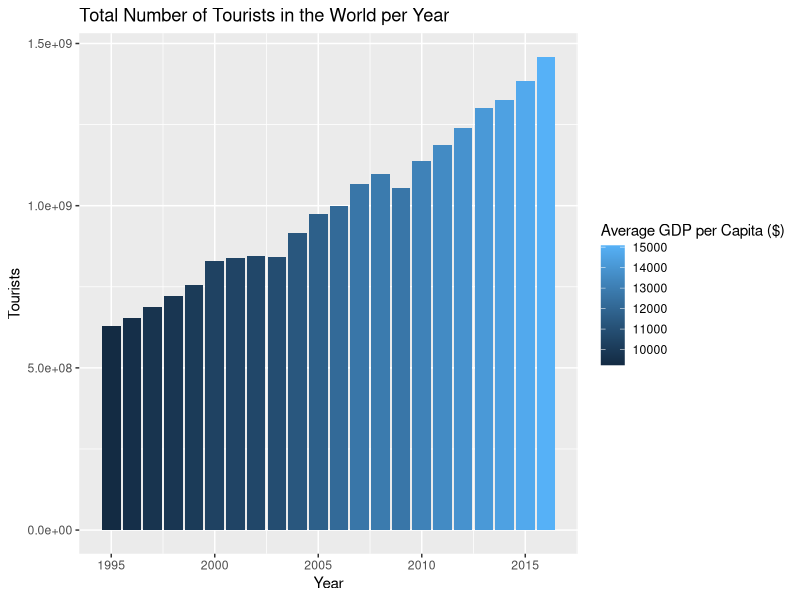

Write the R code that produced this figure.
#Chart 3
#Load libraries
library("dplyr")
library("ggplot2")

#Load data
tourists_vs_gdp <- read.csv("./data/tourists-vs-gdp.csv",
                            stringsAsFactors = FALSE)

#Narrowing data down to "World" data 1995-2016
world_tourists_vs_gdp <- tourists_vs_gdp %>%
  filter(Entity == "World") %>%
  slice(6:27) %>%
  select(-Entity) %>%
  select(-Code) %>%
  select(-X)

#Creating plot 
chart_3 <- ggplot(data = world_tourists_vs_gdp) +
  geom_col(mapping = aes(x = Year, y = Tourists,
                           fill = GDP.per.capita)) +
  labs(title = "Total Number of Tourists in the World per Year",
       fill = "Average GDP per Capita ($)")
  
  



